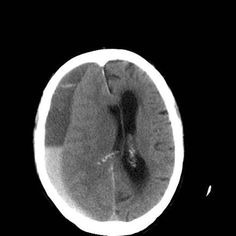
#> input picture Testing/no_tumor/image(1).jpg, 236 x 236 px
$ python -i advanced_model.py   (imports and definitions only)
#> lines starting #> are read from the running program, lines starting #| are printed output that depends on the picture; after the words box and inside, x2 and y2 are one past the last pixel; in counts of white or black regions, pixels touching at a corner belong together
# src/advanced_model.py

import os
import numpy as np
import cv2
from skimage.feature import local_binary_pattern, hog
from skimage.measure import regionprops, label as skimage_label
from skimage.segmentation import felzenszwalb
from sklearn.model_selection import train_test_split
from sklearn.preprocessing import StandardScaler
from sklearn.ensemble import StackingClassifier
from sklearn.svm import SVC
from sklearn.neural_network import MLPClassifier
from sklearn.metrics import classification_report, confusion_matrix
import matplotlib.pyplot as plt
import seaborn as sns
from joblib import Parallel, delayed
import albumentations as A
from utils.data_loader import create_data_splits, get_class_distribution


# [16 lines left out: function create_augmentation_pipeline, not called in this run]


def extract_advanced_features(image, segments):
    """Extract advanced features from image."""
    # Morphological features
    labeled_segments = skimage_label(segments)
    properties = regionprops(labeled_segments, intensity_image=image)

    morph_features = []
    for prop in properties:
        features = [
            prop.area,
            prop.perimeter,
            prop.eccentricity,
            prop.mean_intensity,
            prop.solidity,
            prop.euler_number,
        ]
        morph_features.extend(features)

    # HOG features
    hog_features = hog(
        image,
        orientations=9,
        pixels_per_cell=(8, 8),
        cells_per_block=(2, 2),
        visualize=False,
    )

    # Multi-radius LBP
    lbp_features = []
    for radius in [1, 2, 3]:
        lbp = local_binary_pattern(image, P=8 * radius, R=radius, method="uniform")
        hist, _ = np.histogram(
            lbp.ravel(), bins=np.arange(0, 8 * radius + 3), range=(0, 8 * radius + 2)
        )
        lbp_features.extend(hist)

    # Combine all features
    return np.concatenate([morph_features, hog_features, lbp_features])


def process_single_image(img_path, augment=False):
    """Process a single image with optional augmentation."""
#> called with img_path = '../Testing/no_tumor/image(1).jpg', augment = False
    img = cv2.imread(img_path, 0)
#> img is the input picture: shape (236, 236); min 0, max 255, mean 56.7
    if img is None:
        return None

    img = cv2.resize(img, (200, 200))
#> img: shape (200, 200)

    # Apply CLAHE
    clahe = cv2.createCLAHE(clipLimit=2.0, tileGridSize=(8, 8))
    img_clahe = clahe.apply(img)
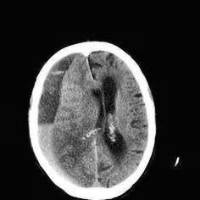
#> img_clahe: shape (200, 200); min 1, max 255, mean 62.5

    # Segment image
    segments = felzenszwalb(img_clahe, scale=150, sigma=0.7, min_size=100)
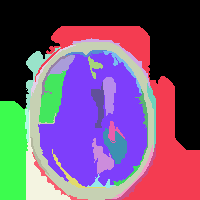
#> segments: shape (200, 200) int64; 30 distinct labels, from 0 to 29; one colour per label, 0 black

    # Extract features
    features = extract_advanced_features(img_clahe, segments)
#> in extract_advanced_features, `properties = regionprops(labeled_segments, intensity_image=image)`: properties = 29 regions; largest, box (x1, y1, x2, y2) and area: (38, 51, 147, 187) 8527, (35, 26, 200, 200) 6391, (29, 42, 154, 200) 3192, (0, 101, 28, 200) 2532, (26, 110, 71, 200) 1056
#> the loop in extract_advanced_features, `for prop in properties:` made 29 passes
#> features on passes 1 to 12: [6391, 745.3, 0.941, 6.42, 0.323, -2], [256, 184.6, 0.976, 37.1, 0.167, 1], [3192, 954.1, 0.642, 240.2, 0.2, -1], [137, 114, 0.991, 184.1, 0.243, 1], [459, 177.2, 0.954, 7.81, 0.414, 1], [108, 70.14, 0.992, 180.2, 0.565, 1], [8527, 1048.7, 0.622, 126.6, 0.745, -7], [202, 128.4, 0.985, 178.5, 0.418, -2], [134, 81.18, 0.976, 183.5, 0.248, 1], [246, 74.56, 0.934, 105, 0.888, 1], [132, 67.87, 0.743, 66.16, 0.663, 1], [867, 164.4, 0.934, 93.49, 0.878, -1]
#> after the loop in extract_advanced_features, `for prop in properties:`: morph_features = 174 values, max 8527 at index 36, min -7 at index 41, mean 209.4
#> the loop in extract_advanced_features, `for radius in [1, 2, 3]:` made 3 passes
#> pass 1, in extract_advanced_features, `lbp = local_binary_pattern(image, P=8 * radius, R=radius, method="unif..`:
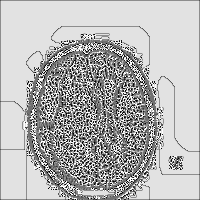
#> lbp: shape (200, 200) float64; min 0, max 9, mean 6.43; drawn with min black and max white
#> pass 2, in extract_advanced_features, `lbp = local_binary_pattern(image, P=8 * radius, R=radius, method="unif..`:
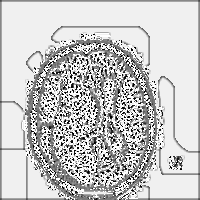
#> lbp: shape (200, 200) float64; min 0, max 17, mean 13.23; drawn with min black and max white
#> pass 3, in extract_advanced_features, `lbp = local_binary_pattern(image, P=8 * radius, R=radius, method="unif..`:
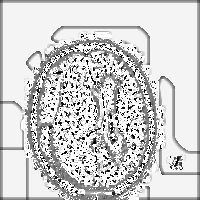
#> lbp: shape (200, 200) float64; min 0, max 25, mean 20.3; drawn with min black and max white
#> after the loop in extract_advanced_features, `for radius in [1, 2, 3]:`: lbp_features = 54 values, max 21653 at index 8, min 133 at index 33, mean 2222.2

    if augment:
        aug = create_augmentation_pipeline()
        augmented = aug(image=img_clahe)["image"]
        aug_segments = felzenszwalb(augmented, scale=150, sigma=0.7, min_size=100)
        aug_features = extract_advanced_features(augmented, aug_segments)
        return [features, aug_features]

    return [features]


# [83 lines left out: functions load_and_process_images, create_stacking_classifier, main, not called in this run]


# [2 lines not run here, left out]

>>> result = process_single_image('../Testing/no_tumor/image(1).jpg')
#> result = 1 item

$ run again, on Testing/no_tumor/image(102).jpg
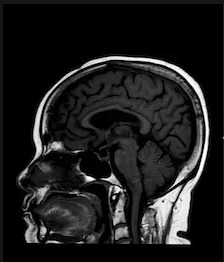
#> input picture Testing/no_tumor/image(102).jpg, 224 x 262 px
#> in process_single_image, img is the input picture: shape (262, 224); min 0, max 255, mean 29.9
#> img: shape (200, 200)
#> in process_single_image, `segments = felzenszwalb(img_clahe, scale=150, sigma=0.7, min_size=100)`:
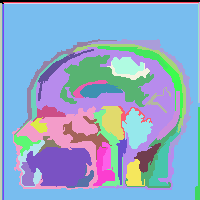
#> segments: shape (200, 200) int64; 46 distinct labels, from 0 to 45; one colour per label, 0 black
#> properties = 45 regions; largest, box (x1, y1, x2, y2) and area: (4, 4, 200, 200) 15611, (36, 47, 175, 190) 4898, (12, 106, 99, 190) 2190, (26, 147, 92, 187) 1920, (60, 55, 154, 107) 1886
#> the loop in extract_advanced_features, `for prop in properties:` made 45 passes
#> features on passes 1 to 8: [196, 194, 1, 28.08, 1, 1], [101, 99, 1, 47.39, 1, 1], [394, 394, 1, 35.48, 1, 1], [194, 192, 1, 3.03, 1, 1], [100, 98, 1, 2.82, 1, 1], [196, 194, 1, 26.59, 1, 1], [196, 194, 1, 3.69, 1, 1], [15611, 1427.9, 0.298, 2.79, 0.409, 0]
#> after the loop in extract_advanced_features, `for prop in properties:`: morph_features = 270 values, max 15611 at index 42, min -5 at index 77, mean 200.1
#> the loop in extract_advanced_features, `for radius in [1, 2, 3]:` made 3 passes
#> pass 3, in extract_advanced_features, `lbp = local_binary_pattern(image, P=8 * radius, R=radius, method="unif..`:
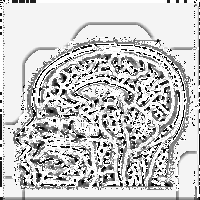
#> lbp: shape (200, 200) float64; min 0, max 25, mean 19.6; drawn with min black and max white
#> after the loop in extract_advanced_features, `for radius in [1, 2, 3]:`: lbp_features = 54 values, max 17193 at index 8, min 233 at index 47, mean 2222.2
#> result = 1 item

$ run again, on Testing/no_tumor/image(13).jpg
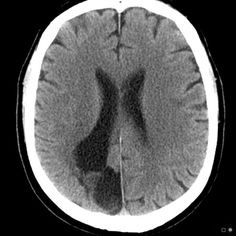
#> input picture Testing/no_tumor/image(13).jpg, 236 x 236 px
#> in process_single_image, img is the input picture: shape (236, 236); min 0, max 255, mean 95.4
#> img: shape (200, 200)
#> in process_single_image, `segments = felzenszwalb(img_clahe, scale=150, sigma=0.7, min_size=100)`:
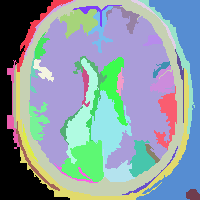
#> segments: shape (200, 200) int64; 41 distinct labels, from 0 to 40; one colour per label, 0 black
#> properties = 40 regions; largest, box (x1, y1, x2, y2) and area: (29, 8, 175, 172) 11148, (20, 0, 184, 196) 5003, (136, 0, 200, 200) 4195, (16, 68, 189, 200) 1889, (91, 90, 132, 164) 1454
#> the loop in extract_advanced_features, `for prop in properties:` made 40 passes
#> features on passes 1 to 8: [468, 223.8, 0.985, 28.32, 0.341, -1], [154, 119.9, 0.988, 199.6, 0.227, 0], [5003, 1258.3, 0.556, 241.7, 0.187, -2], [158, 114.4, 0.993, 175.6, 0.307, 1], [643, 327.9, 0.987, 37.04, 0.224, 1], [4195, 612.4, 0.983, 3.75, 0.366, -9], [165, 115.5, 0.892, 160, 0.288, 1], [364, 199.7, 0.916, 79.44, 0.422, 1]
#> after the loop in extract_advanced_features, `for prop in properties:`: morph_features = 240 values, max 11148 at index 54, min -9 at index 35, mean 204.2
#> the loop in extract_advanced_features, `for radius in [1, 2, 3]:` made 3 passes
#> pass 3, in extract_advanced_features, `lbp = local_binary_pattern(image, P=8 * radius, R=radius, method="unif..`:
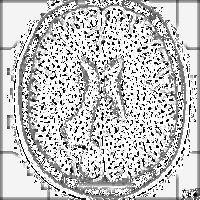
#> lbp: shape (200, 200) float64; min 0, max 25, mean 19.2; drawn with min black and max white
#> after the loop in extract_advanced_features, `for radius in [1, 2, 3]:`: lbp_features = 54 values, max 15765 at index 53, min 183 at index 34, mean 2222.2
#> result = 1 item
